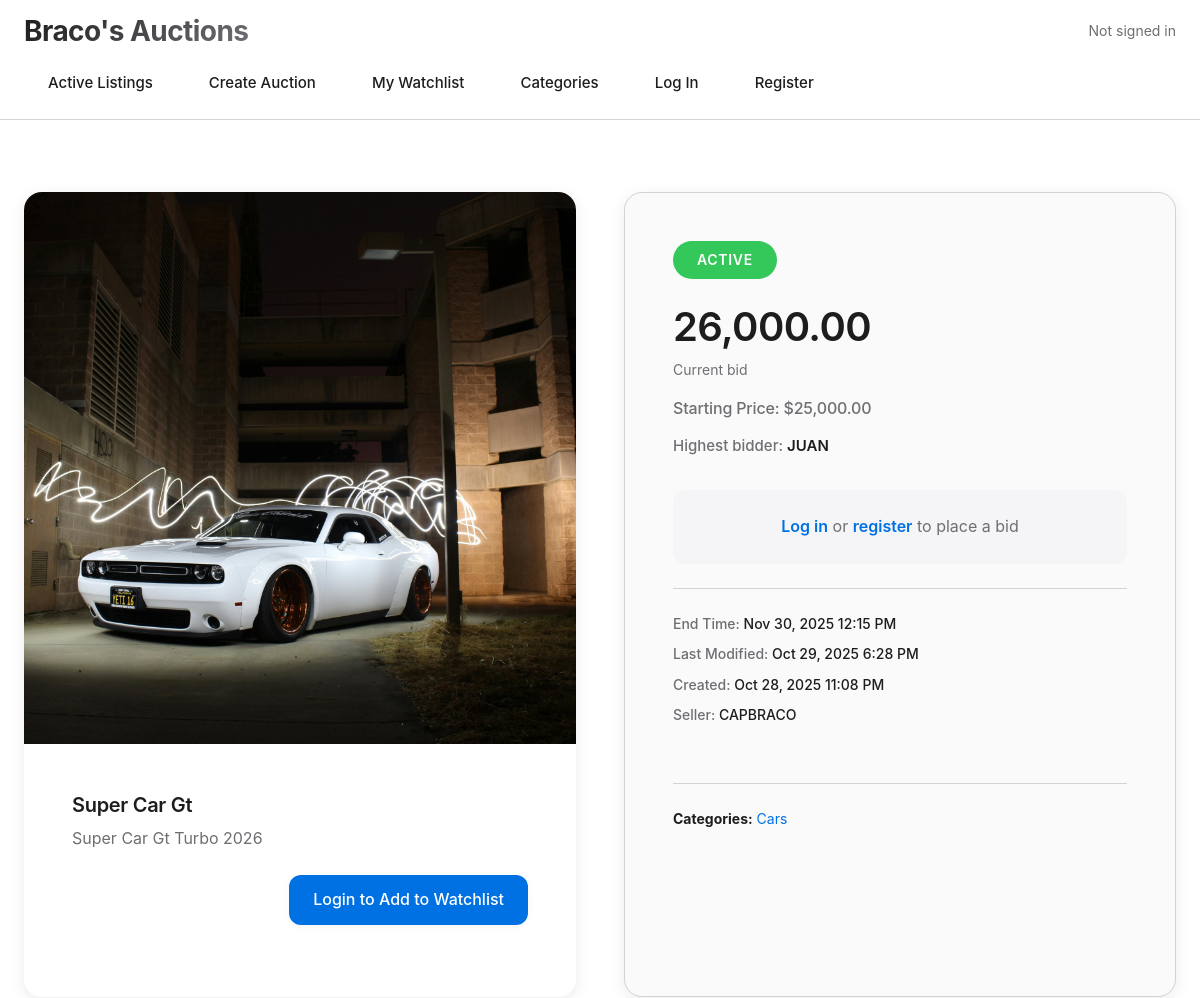
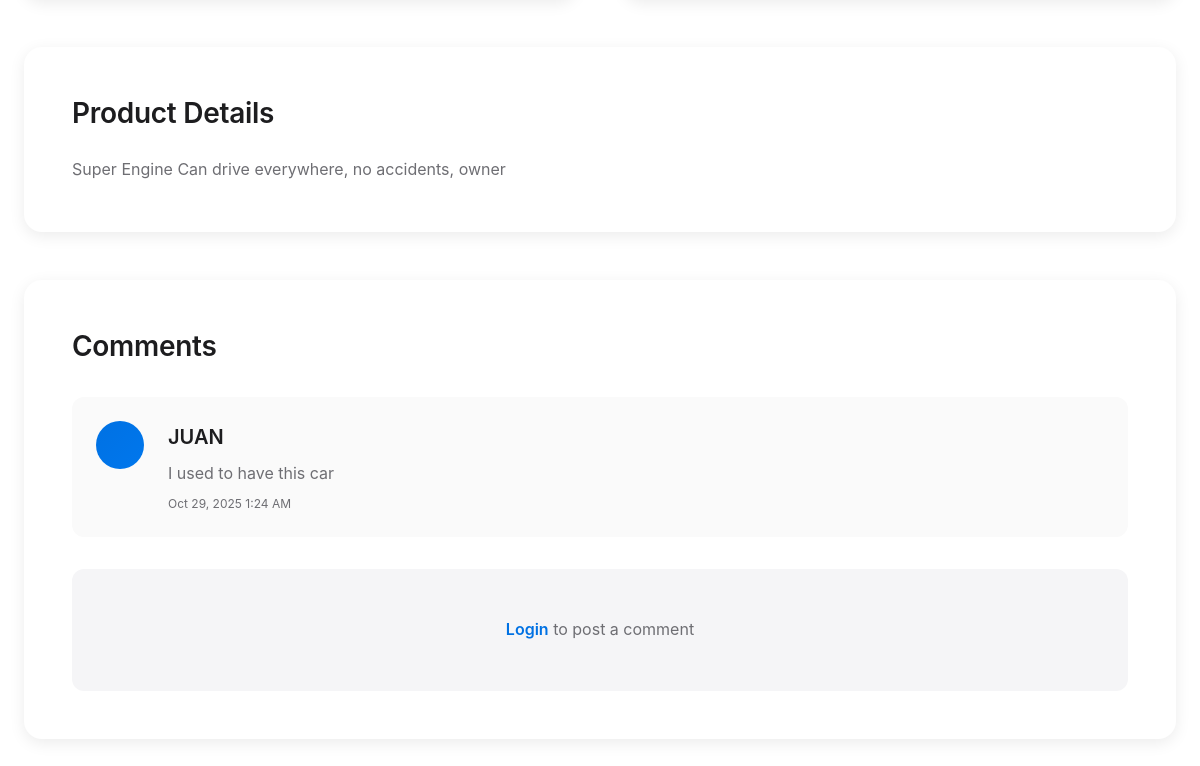
Screenshot of /21 with the database file from the repository (2 pictures, top to bottom).
### auctions/models.py (models this page shows, shortened)
class Product(models.Model):
    user = models.ForeignKey(User, on_delete=models.CASCADE, related_name='products')
    name = models.CharField(max_length=64)
    description = models.TextField(max_length=64)
    long_description = models.TextField(max_length=1000)
    categories = models.ManyToManyField(Category, related_name='products')
    image = models.ImageField(upload_to='images/', blank=True, default='images/default.svg')
    created_at = models.DateTimeField(auto_now_add=True)
    updated_at = models.DateTimeField(auto_now=True)

class Auction(models.Model):
    class Status(models.TextChoices):
        ACTIVE = 'AC', _("Active")
        CLOSED = 'CL', _("Closed")
        SOLD = 'SO', _('Sold')
    product = models.OneToOneField(Product, on_delete=models.CASCADE, related_name='auction')
    starting_price = models.DecimalField(max_digits=10, decimal_places=2)
    current_price = models.DecimalField(max_digits=10, decimal_places=2)
    auction_status = models.CharField(max_length=2, choices=Status.choices, default=Status.ACTIVE)
    start_time = models.DateTimeField(auto_now_add=True)
    end_time = models.DateTimeField(null=True, blank=True)
    created_at = models.DateTimeField(auto_now_add=True)
    updated_at = models.DateTimeField(auto_now=True)

class Bid(models.Model):
    auction = models.ForeignKey(Auction, on_delete=models.CASCADE, related_name='bids')
    user = models.ForeignKey(User, on_delete=models.CASCADE, related_name='bids')
    amount = models.DecimalField(max_digits=10, decimal_places=2)
    created_at = models.DateTimeField(auto_now_add=True)

class User(AbstractUser):
    pass

class Category(models.Model):
    name = models.CharField(max_length=40, unique=True)

class Comment(models.Model):
    product = models.ForeignKey(Product, on_delete=models.CASCADE, related_name='comments')
    user = models.ForeignKey(User, on_delete=models.CASCADE, related_name='comments')
    comment = models.TextField(max_length=200)
    created_at = models.DateTimeField(auto_now_add=True)

### auctions/views.py (the view, shortened to what this page needs)
# urls.py: path("<int:product_id>", views.product_detail, name="product"),
def product_detail(request, product_id):
    product = Product.objects.get(pk=product_id)
    auction = product.auction
    highest_bid = Bid.objects.filter(auction=auction).order_by('-amount').first()
    highest_bidder = highest_bid.user if highest_bid else None
    user_liked = False
    if request.user.is_authenticated:
        user_liked =Like.objects.filter(user=request.user, product=product).exists()
    comments = Comment.objects.filter(product=product).order_by('-created_at')
    comment_form = CommentForm(prefix='comment')
    auction_form = MyAuctionStatusForm(prefix='auction', instance=auction)
    return render(request, "auctions/product.html",{
        "product": product,
        'user_liked': user_liked,
        "auction": auction,
        "comments": comments,
        "highest_bid": highest_bid,
        'comment_form': comment_form,
        'auction_form': auction_form
    })

### auctions/templates/auctions/product.html (shortened to what this page needs)
{% extends "auctions/layout.html" %}
{% load humanize %}
{% block body %}
<div class="product-detail-layout main">
    <div class="product--detail">
        <div class='image-container'>
            <img class='image' src="{{ product.image.url }}" alt="{{ product.name }}"/>
        </div>
        <div class="product-info">
            <h2 class="title">{{ product.name }}</h2>
            <p style="color: var(--text-secondary); margin-top: 0.5rem;">{{ product.description }}</p>
            <div class='button--add-remove'>
                <form action="{% url 'watchlist' product.id %}" method='POST'>
                    {% if user.is_authenticated %}
                        {% if user_liked %}
                            <button class='btn btn-secondary' type='submit'>Remove from Watchlist</button>
                        {% else %}
                            <button class='btn btn-primary' type='submit'>⭐ Add to Watchlist</button>
                        {% endif %}
                    {% else %}
                        <a href="{% url 'login' %}" class="btn btn-primary">Login to Add to Watchlist</a>
                    {% endif %}
                </form>
            </div>
        </div>
    </div>
    {% if product.auction %}
    <div class='auction'>
        <span class="auction-status" style="{% if auction.auction_status != 'AC' %}background: var(--text-secondary);{% endif %}">
            {{ product.auction.get_auction_status_display }}
        </span>
        {% if auction.auction_status == 'AC' %}
            <div class='info'>
                <h2>{{ auction.current_price|floatformat:2|intcomma }}</h2>
                <p style="color: var(--text-secondary); font-size: 0.875rem; margin-bottom: 1rem;">Current bid</p>
                <h3 style="font-size: 1rem; font-weight: 500; color: var(--text-secondary);">
                    Starting Price: ${{ auction.starting_price|floatformat:2|intcomma}}
                </h3>
                {% if highest_bid.user %}
                    <h4 style="margin-top: 1rem;">Highest bidder: <span style="color: var(--text-primary); font-weight: 600;">{{ highest_bid.user }}</span></h4>
                {% else %}
                    <h4 style="margin-top: 1rem;">No bids yet. Be the first!</h4>
                {% endif %}
            </div>
            {% if user.is_authenticated %}
            <form action="{% url 'make_bid' product.auction.id %}" method='post'>
                {% csrf_token %}
                <div class='button--auction'>
                    <input type='number' name='bid' placeholder="Enter bid amount" step="0.01" min="{{ auction.current_price|add:'0.01' }}" required>
                    <button class="btn btn-primary" type='submit'>Place Bid</button>
                </div>
            </form>
            {% else %}
            <p style="text-align: center; padding: 1.5rem; background: var(--light-gray); border-radius: var(--radius-md);">
                <a href="{% url 'login' %}" style="font-weight: 600;">Log in</a> or <a href="{% url 'register' %}" style="font-weight: 600;">register</a> to place a bid
            </p>
            {% endif %}
        {% endif %}
        <div class='meta-info'>
            <h4>End Time: <span>{{ auction.end_time|date:"M d, Y g:i A" }}</span></h4>
            <h4>Last Modified: <span>{{ auction.updated_at|date:"M d, Y g:i A" }}</span></h4>
            <h4>Created: <span>{{ auction.created_at|date:"M d, Y g:i A" }}</span></h4>
            {% if user.id == product.user.id %}
                <h4>Listed by: <span>You</span></h4>
            {% else %}
                <h4>Seller: <span>{{ product.user }}</span></h4>
            {% endif %}
        </div>
        <hr style="margin: 1.5rem 0;">
        <p style="font-size: 0.875rem; color: var(--text-secondary);">
            <strong style="color: var(--text-primary);">Categories:</strong>
            {% for category in product.categories.all %}
                <a href="{% url 'category_detail' category.name %}" style="color: var(--accent);">{{ category.name }}</a>{% if not forloop.last %}, {% endif %}
            {% empty %}
                Uncategorized
            {% endfor %}
        </p>
    </div>
    {% endif %}
    <div class='description-extended'>
        <h3>Product Details</h3>
        <p style="margin-top: 1rem; line-height: 1.8;">{{ product.long_description }}</p>
    </div>
    <div class='comments'>
        <h3 style="margin-bottom: 2rem;">Comments</h3>
        {% if comments %}
            {% for comment in comments %}
            <div class='comment'>
                <div class='picture'></div>
                <div class="comment-content">
                    <h4>{{ comment.user }}</h4>
                    <p>{{ comment.comment }}</p>
                    <p style="font-size: 0.75rem; color: var(--text-secondary); margin-top: 0.5rem;">
                        {{ comment.created_at|date:"M d, Y g:i A" }}
                    </p>
                </div>
            </div>
            {% endfor %}
        {% else %}
            <p style="text-align: center; color: var(--text-secondary); padding: 2rem;">
                No comments yet. Be the first to comment!
            </p>
        {% endif %}
        <div class='comment-post'>
            {% if user.is_authenticated %}
            <h4 style="margin-bottom: 1rem; color: var(--text-primary);">Add a Comment</h4>
            <form method="POST">
                {% csrf_token %}
                {{ comment_form.comment }}
                <button class="btn btn-primary" type="submit" name='comment-submit'>Post Comment</button>
            </form>
            {% else %}
                <p style="text-align: center; padding: 1.5rem;">
                    <a href="{% url 'login' %}" style="font-weight: 600;">Login</a> to post a comment
                </p>
            {% endif %}
        </div>
    </div>
</div>
{% endblock %}

### rows the page displays
Product: image (picture), name "Super Car Gt", description "Super Car Gt Turbo 2026", auction.auction_status "ACTIVE", user "CAPBRACO", long_description "Super Engine Can drive everywhere, no accidents, owner"
Auction: current_price "26,000.00", starting_price "25,000.00", end_time "Nov 30, 2025 12:15 PM", updated_at "Oct 29, 2025 6:28 PM", created_at "Oct 28, 2025 11:08 PM"
Bid: user "JUAN"
Category: name "Cars"
Comment: user "JUAN", comment "I used to have this car", created_at "Oct 29, 2025 1:24 AM"
